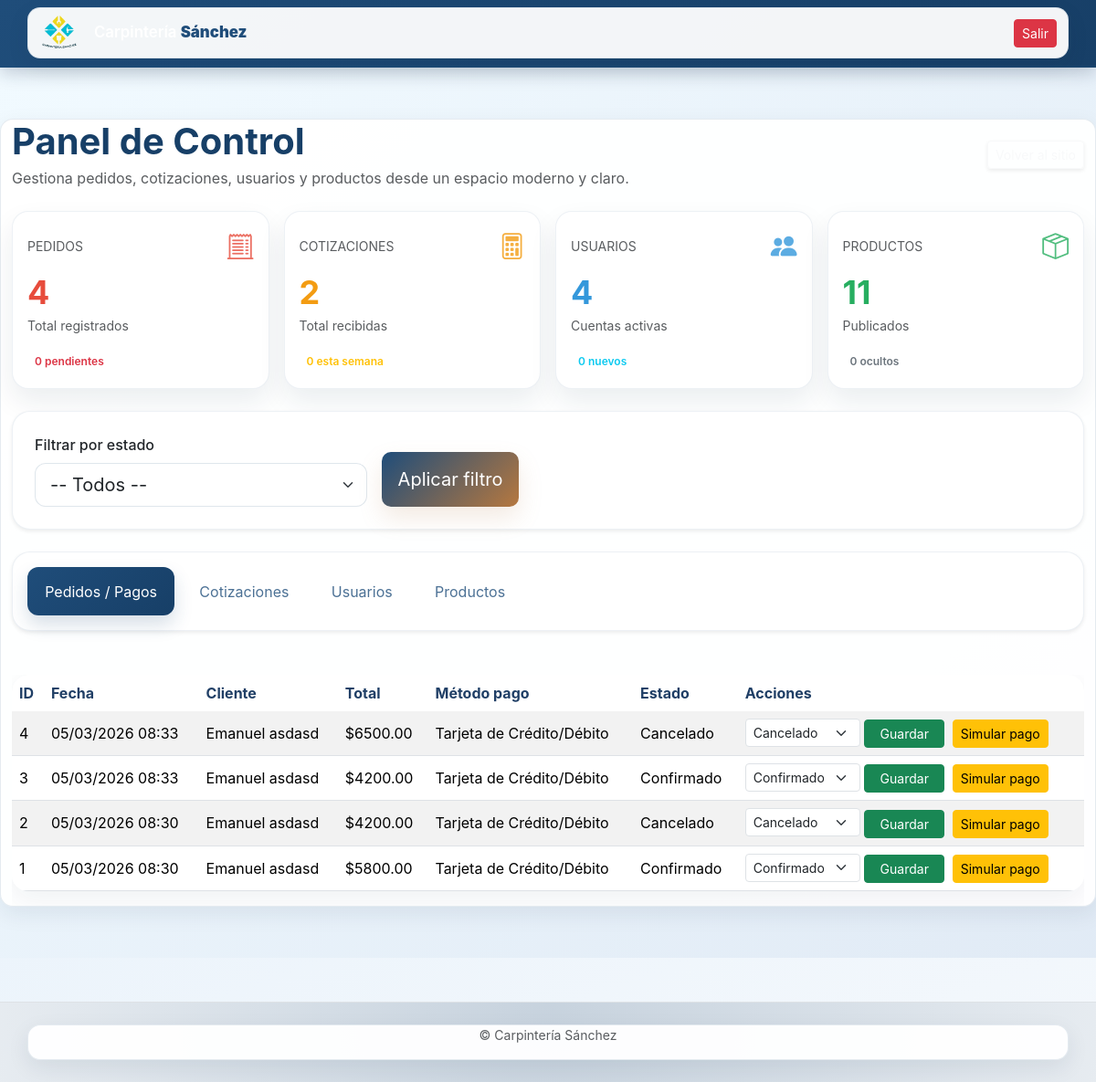
/admin-panel/ (signed in), run on the app's committed database.
### carpinteria/models.py (models this page shows, shortened)
class Pedido(models.Model):
    METODOS_PAGO = [
        ('tarjeta', 'Tarjeta de Crédito/Débito'),
        ('paypal', 'PayPal'),
        ('mercado_pago', 'Mercado Pago'),
    ]
    ESTADOS = [
        ('pendiente', 'Pendiente'),
        ('confirmado', 'Confirmado'),
        ('procesando', 'Procesando'),
        ('enviado', 'Enviado'),
        ('entregado', 'Entregado'),
        ('cancelado', 'Cancelado'),
    ]
    nombre_destinatario = models.CharField(max_length=200)
    email = models.EmailField()
    telefono = models.CharField(max_length=20)
    direccion = models.CharField(max_length=500)
    ciudad = models.CharField(max_length=100)
    codigo_postal = models.CharField(max_length=20)
    referencia = models.CharField(max_length=500, blank=True, help_text='Referencia adicional (apto, piso, etc.)')
    total = models.DecimalField(max_digits=10, decimal_places=2)
    metodo_pago = models.CharField(max_length=50, choices=METODOS_PAGO)
    estado = models.CharField(max_length=50, choices=ESTADOS, default='pendiente')
    productos_json = models.TextField(help_text='Productos en formato JSON')
    created_at = models.DateTimeField(auto_now_add=True)
    updated_at = models.DateTimeField(auto_now=True)
    class Meta:
        ordering = ['-created_at']

### carpinteria/views.py (the view, shortened to what this page needs)
# urls.py: path('admin-panel/', admin_panel, name='admin_panel'),
@login_required(login_url='login')
def admin_panel(request):
    user = request.user
    if not user.is_staff:
        messages.error(request, 'No tienes permiso para acceder a esta página.')
        return redirect('home')
    filtro = request.GET.get('estado', '')
    pedidos = Pedido.objects.all().order_by('-created_at')
    if filtro:
        pedidos = pedidos.filter(estado=filtro)
    cotizaciones = Cotizacion.objects.all().order_by('-created_at')
    usuarios = User.objects.all().order_by('username')
    productos_search = request.GET.get('productos_search', '')
    productos = Producto.objects.all().order_by('-created_at')
    if productos_search:
        productos = productos.filter(nombre__icontains=productos_search)
    productos_page = request.GET.get('productos_page', 1)
    productos_paginator = Paginator(productos, 10)  # 10 productos por página
    productos_page_obj = productos_paginator.get_page(productos_page)
    categorias_search = request.GET.get('categorias_search', '')
    categorias = Categoria.objects.all().order_by('nombre')
    if categorias_search:
        categorias = categorias.filter(nombre__icontains=categorias_search)
    categorias_page = request.GET.get('categorias_page', 1)
    categorias_paginator = Paginator(categorias, 10)  # 10 categorías por página
    categorias_page_obj = categorias_paginator.get_page(categorias_page)
    todas_categorias = Categoria.objects.all().order_by('nombre')
    from datetime import datetime, timedelta
    from django.utils import timezone
    pedidos_pendientes = Pedido.objects.filter(estado='pendiente')
    hace_7_dias = timezone.now() - timedelta(days=7)
    cotizaciones_recientes = Cotizacion.objects.filter(created_at__gte=hace_7_dias)
    hace_30_dias = timezone.now() - timedelta(days=30)
    usuarios_nuevos = User.objects.filter(date_joined__gte=hace_30_dias)
    productos_deshabilitados = Producto.objects.filter(habilitado=False)
    return render(request, 'admin_panel.html', {
        'pedidos': pedidos,
        'cotizaciones': cotizaciones,
        'usuarios': usuarios,
        'productos_page_obj': productos_page_obj,
        'productos_search': productos_search,
        'categorias_page_obj': categorias_page_obj,
        'categorias_search': categorias_search,
        'todas_categorias': todas_categorias,
        'filtro': filtro,
        'estados': Pedido.ESTADOS,
        'pedidos_pendientes': pedidos_pendientes,
        'cotizaciones_recientes': cotizaciones_recientes,
        'usuarios_nuevos': usuarios_nuevos,
        'productos_deshabilitados': productos_deshabilitados,
    })

### templates/admin_panel.html (shortened to what this page needs)
{% load static %}
<!doctype html>
<html lang="es">
<head>
  <link href="https://cdn.jsdelivr.net/npm/bootstrap@5.3.2/dist/css/bootstrap.min.css" rel="stylesheet">
  <link href="https://cdn.jsdelivr.net/npm/bootstrap-icons@1.10.5/font/bootstrap-icons.css" rel="stylesheet">
  <link rel="stylesheet" href="{% static 'css/styles.css' %}">
</head>
<body>
<header class="sticky-top">
  <nav class="navbar navbar-expand-lg navbar-dark bg-primary shadow-sm">
    <div class="container">
      <a class="navbar-brand d-flex align-items-center gap-2" href="{% url 'home' %}">
        <img src="{% static 'img/logo.png' %}" alt="Logo" height="44" class="me-2">
        <span class="brand-name">Carpintería <strong>Sánchez</strong></span>
      </a>
      <div class="ms-auto">
        <a class="btn btn-danger btn-sm" href="{% url 'logout' %}">Salir</a>
      </div>
    </div>
  </nav>
</header>
<section class="py-6 admin-page">
  <div class="container admin-container">
    <div class="d-flex flex-column flex-md-row align-items-start align-items-md-center justify-content-between mb-4 gap-3">
      <div>
        <h1 class="display-6 fw-bold mb-1">Panel de Control</h1>
        <p class="text-muted mb-0">Gestiona pedidos, cotizaciones, usuarios y productos desde un espacio moderno y claro.</p>
      </div>
      <a href="{% url 'home' %}" class="btn btn-outline-light btn-sm shadow-sm">Volver al sitio</a>
    </div>
    <div class="row g-3 mb-4 dashboard-summary">
      <div class="col-6 col-xl-3">
        <div class="card stat-card h-100 stat-pedidos">
          <div class="card-body">
            <div class="d-flex align-items-center justify-content-between mb-2">
              <small class="text-uppercase text-muted">Pedidos</small>
              <i class="bi bi-receipt-cutoff stat-icon"></i>
            </div>
            <h2 class="stat-value mb-1">{{ pedidos|length }}</h2>
            <p class="text-muted small mb-0">Total registrados</p>
            <div class="mt-2">
              <small class="text-danger">{{ pedidos_pendientes|length }} pendientes</small>
            </div>
          </div>
        </div>
      </div>
      <div class="col-6 col-xl-3">
        <div class="card stat-card h-100 stat-cotizaciones">
          <div class="card-body">
            <div class="d-flex align-items-center justify-content-between mb-2">
              <small class="text-uppercase text-muted">Cotizaciones</small>
              <i class="bi bi-calculator stat-icon"></i>
            </div>
            <h2 class="stat-value mb-1">{{ cotizaciones|length }}</h2>
            <p class="text-muted small mb-0">Total recibidas</p>
            <div class="mt-2">
              <small class="text-warning">{{ cotizaciones_recientes|length }} esta semana</small>
            </div>
          </div>
        </div>
      </div>
      <div class="col-6 col-xl-3">
        <div class="card stat-card h-100 stat-usuarios">
          <div class="card-body">
            <div class="d-flex align-items-center justify-content-between mb-2">
              <small class="text-uppercase text-muted">Usuarios</small>
              <i class="bi bi-people-fill stat-icon"></i>
            </div>
            <h2 class="stat-value mb-1">{{ usuarios|length }}</h2>
            <p class="text-muted small mb-0">Cuentas activas</p>
            <div class="mt-2">
              <small class="text-info">{{ usuarios_nuevos|length }} nuevos</small>
            </div>
          </div>
        </div>
      </div>
      <div class="col-6 col-xl-3">
        <div class="card stat-card h-100 stat-productos">
          <div class="card-body">
            <div class="d-flex align-items-center justify-content-between mb-2">
              <small class="text-uppercase text-muted">Productos</small>
              <i class="bi bi-box-seam stat-icon"></i>
            </div>
            <h2 class="stat-value mb-1">{{ productos_page_obj.paginator.count }}</h2>
            <p class="text-muted small mb-0">Publicados</p>
            <div class="mt-2">
              <small class="text-secondary">{{ productos_deshabilitados|length }} ocultos</small>
            </div>
          </div>
        </div>
      </div>
    </div>
    <div class="card dashboard-card mb-4 shadow-sm">
      <div class="card-body p-4">
        <form method="get" class="row g-3 align-items-end">
          <div class="col-md-6 col-lg-4">
            <label for="estado" class="form-label">Filtrar por estado</label>
            <select name="estado" id="estado" class="form-select form-select-lg">
              <option value="">-- Todos --</option>
            </select>
          </div>
          <div class="col-auto">
            <button type="submit" class="btn btn-primary btn-lg">Aplicar filtro</button>
          </div>
        </form>
      </div>
    </div>
    <div class="card tab-card shadow-sm mb-4">
      <div class="card-body p-3">
        <ul class="nav nav-pills gap-2 flex-column flex-sm-row" id="adminTab" role="tablist">
          <li class="nav-item" role="presentation">
            <button class="nav-link active" id="pagos-tab" data-bs-toggle="tab" data-bs-target="#pagos" type="button" role="tab" aria-controls="pagos" aria-selected="true">Pedidos / Pagos</button>
          </li>
          <li class="nav-item" role="presentation">
            <button class="nav-link" id="cotizaciones-tab" data-bs-toggle="tab" data-bs-target="#cotizaciones" type="button" role="tab" aria-controls="cotizaciones" aria-selected="false">Cotizaciones</button>
          </li>
          <li class="nav-item" role="presentation">
            <button class="nav-link" id="usuarios-tab" data-bs-toggle="tab" data-bs-target="#usuarios" type="button" role="tab" aria-controls="usuarios" aria-selected="false">Usuarios</button>
          </li>
          <li class="nav-item" role="presentation">
            <button class="nav-link" id="productos-tab" data-bs-toggle="tab" data-bs-target="#productos" type="button" role="tab" aria-controls="productos" aria-selected="false">Productos</button>
          </li>
        </ul>
      </div>
    </div>
    <div class="tab-content pt-4" id="adminTabContent">
      <div class="tab-pane fade show active" id="pagos" role="tabpanel" aria-labelledby="pagos-tab">
        <div class="table-responsive">
          <table class="table table-striped table-hover align-middle">
            <thead>
              <tr>
                <th>ID</th>
                <th>Fecha</th>
                <th>Cliente</th>
                <th>Total</th>
                <th>Método pago</th>
                <th>Estado</th>
                <th>Acciones</th>
              </tr>
            </thead>
            <tbody>
              {% for pedido in pedidos %}
              <tr>
                <td>{{ pedido.id }}</td>
                <td>{{ pedido.created_at|date:"d/m/Y H:i" }}</td>
                <td>{{ pedido.nombre_destinatario }}</td>
                <td>${{ pedido.total|floatformat:2 }}</td>
                <td>{{ pedido.get_metodo_pago_display }}</td>
                <td>{{ pedido.get_estado_display }}</td>
                <td>
                  <form method="post" class="d-inline-block">
                    <select name="nuevo_estado" class="form-select form-select-sm d-inline-block w-auto">
                      {% for clave, etiqueta in estados %}
                        <option value="{{ clave }}" {% if pedido.estado == clave %}selected{% endif %}>{{ etiqueta }}</option>
                      {% endfor %}
                    </select>
                    <button type="submit" class="btn btn-sm btn-success">Guardar</button>
                  </form>
                  <a href="{% url 'simulate_pago' pedido.id %}" class="btn btn-sm btn-warning ms-1">Simular pago</a>
                </td>
              </tr>
              {% empty %}
              <tr>
                <td colspan="7" class="text-center">No hay pedidos para mostrar.</td>
              </tr>
              {% endfor %}
            </tbody>
          </table>
        </div>
      </div>
    </div>
  </div>
</section>
<footer class="py-4 bg-white border-top mt-5">
  <div class="container text-center text-muted small">
    <p>&copy; Carpintería Sánchez</p>
  </div>
</footer>
</body>
</html>

### static/css/styles.css (style rules this page uses)
:root { --brand:#1f4d7a; --brand-600:#173f67; --brand-soft:#8aaec8; --muted:#61708a; --bg:#f2f7fb; --card:#ffffff; --glass: rgba(250,255,255,0.68); --shadow: rgba(17,38,67,0.12); --accent:#b6783f; --accent-soft:#d5a66d; --wood:#5f3f26; --sand:#f2e6d3; }
html,body { font-family: 'Inter', system-ui, -apple-system, 'Segoe UI', Roboto, 'Helvetica Neue', Arial; color:#222 }
body { scroll-behavior:smooth; background:linear-gradient(160deg, #f7fbff 0%, #eaf3fb 55%, #f4f8fc 100%); }
.container, .card, .product-card, .hero-card, form.card { background:rgba(255,255,255,0.95); border:1px solid rgba(47,88,130,0.12); box-shadow:0 8px 24px rgba(17,38,67,0.08); border-radius:14px; }
h1,h2,h3,h4,h5,h6 { color:#173f67; }
.btn-primary, .btn-primary:hover, .btn-primary:focus { background:linear-gradient(135deg, var(--brand), var(--brand-600)); border:none; box-shadow:0 5px 14px rgba(31,77,122,0.35); }
header .navbar, .navbar.navbar-dark.bg-primary { background: linear-gradient(135deg, var(--brand), var(--brand-600)) !important; border-bottom: 2px solid rgba(31,77,122,0.35) !important; box-shadow: 0 6px 18px rgba(17,38,67,0.22) !important; }
header .navbar-brand, header .navbar .nav-link { color: #fff !important; font-weight: 600; }
.navbar-brand .brand-name { font-size:1.05rem }
.py-6 { padding-top:3.5rem; padding-bottom:3.5rem }
.brand-name strong { color:var(--brand) }
* { transition:all .2s ease-in-out; }
.navbar { background:rgba(255,255,255,0.96) !important; box-shadow:0 4px 16px rgba(17,38,67,0.12) !important; border-bottom:1px solid rgba(31,77,122,0.14) !important; }
.admin-page { background: linear-gradient(135deg, rgba(241,250,255,0.98), rgba(224,234,245,0.95)); }
.admin-container { max-width:1240px; }
.dashboard-summary .stat-card { border: 1px solid rgba(31,77,122,0.08); border-radius:18px; background:#ffffff; box-shadow:0 14px 30px rgba(17,38,67,0.08); transition: transform 0.3s ease, box-shadow 0.3s ease; }
.dashboard-summary .stat-value { font-size:2.25rem; font-weight:700; color: var(--brand); }
.stat-icon { font-size: 1.8rem; opacity: 0.8; }
.stat-pedidos { border-left: 4px solid #e74c3c; }
.stat-pedidos .stat-value { color: #e74c3c; }
.stat-pedidos .stat-icon { color: #e74c3c; }
.stat-cotizaciones { border-left: 4px solid #f39c12; }
.stat-cotizaciones .stat-value { color: #f39c12; }
.stat-cotizaciones .stat-icon { color: #f39c12; }
.stat-usuarios { border-left: 4px solid #3498db; }
.stat-usuarios .stat-value { color: #3498db; }
.stat-usuarios .stat-icon { color: #3498db; }
.stat-productos { border-left: 4px solid #27ae60; }
.stat-productos .stat-value { color: #27ae60; }
.stat-productos .stat-icon { color: #27ae60; }
.stat-card .mt-2 small { font-size: 0.75rem; font-weight: 600; padding: 0.25rem 0.5rem; border-radius: 4px; background: rgba(255, 255, 255, 0.1); display: inline-block; margin-top: 0.5rem; }
.dashboard-card, .tab-card { border: 1px solid rgba(31,77,122,0.08); border-radius:20px; background:#ffffff; }
.tab-card .nav-pills .nav-link { border-radius:12px; padding:0.9rem 1.2rem; color: rgba(31,77,122,0.8); }
.tab-card .nav-pills .nav-link.active { background: linear-gradient(135deg, var(--brand), var(--brand-600)); color: #fff; box-shadow: 0 10px 20px rgba(31,77,122,0.18); }
.dashboard-card .form-label { font-weight:500; }
.dashboard-card .form-control, .dashboard-card .form-select { border-radius:12px; border:1px solid rgba(31,77,122,0.14); }
.table-responsive .table { border-radius:18px; overflow:hidden; box-shadow:0 10px 30px rgba(17,38,67,0.06); }
.table-responsive table thead { background: linear-gradient(135deg, rgba(31,77,122,0.08), rgba(31,77,122,0.02)); }
.table-responsive table thead th { border-bottom:none; color: #203f66; }
.table-responsive table .btn { min-width: 88px; }
.navbar-dark.bg-primary { background: linear-gradient(135deg, var(--brand), var(--brand-600)) !important; }
footer { background: transparent; }
.btn-primary { padding:0.95rem 1.1rem; border-radius:14px; background:linear-gradient(135deg, var(--brand), var(--accent)); border:none; box-shadow:0 12px 26px rgba(191,138,96,0.18); }
.navbar a.nav-link, .navbar-brand, .navbar .nav-link { color:#1f4d7a !important; }
footer { background: radial-gradient(circle at top, rgba(31,77,122,0.25), rgba(31,77,122,0.11)); color:#2e4e7e; }
.btn-primary, .btn-primary:hover, .btn-primary:focus { border-radius:10px !important; }

### data on the page
Pedido: id "4", created_at "05/03/2026 08:33", nombre_destinatario "Emanuel asdasd", total "6500.00", metodo_pago "Tarjeta de Crédito/Débito", estado "Cancelado", nuevo_estado "Cancelado"
Pedido: id "3", created_at "05/03/2026 08:33", nombre_destinatario "Emanuel asdasd", total "4200.00", metodo_pago "Tarjeta de Crédito/Débito", estado "Confirmado", nuevo_estado "Confirmado"
Pedido: id "2", created_at "05/03/2026 08:30", nombre_destinatario "Emanuel asdasd", total "4200.00", metodo_pago "Tarjeta de Crédito/Débito", estado "Cancelado", nuevo_estado "Cancelado"
Pedido: id "1", created_at "05/03/2026 08:30", nombre_destinatario "Emanuel asdasd", total "5800.00", metodo_pago "Tarjeta de Crédito/Débito", estado "Confirmado", nuevo_estado "Confirmado"

### other printed values
{{ pedidos|length }} "4"
{{ pedidos_pendientes|length }} "0"
{{ cotizaciones|length }} "2"
{{ cotizaciones_recientes|length }} "0"
{{ usuarios|length }} "4"
{{ usuarios_nuevos|length }} "0"
{{ productos_page_obj.paginator.count }} "11"
{{ productos_deshabilitados|length }} "0"
